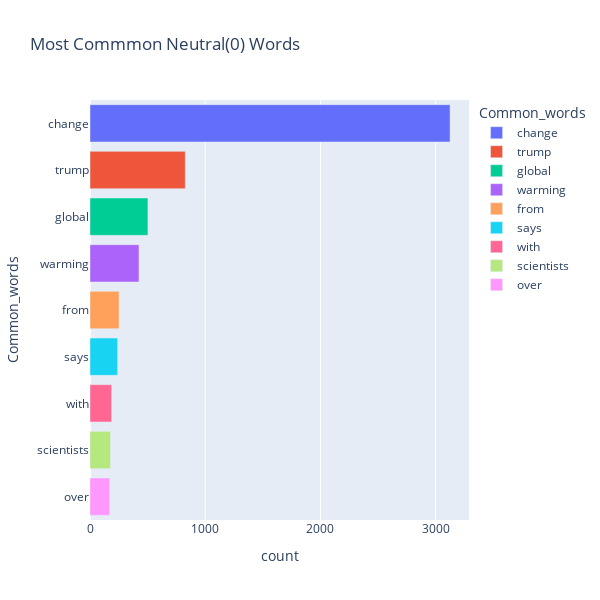

The cell this chart's notebook holds for it:
### Code cell
fig = px.bar(news, x="count", y="Common_words", title='Most Commmon Neutral(0) Words', orientation='h', 
             width=600, height=600,color='Common_words')
fig.show()

### Figure 1 — Plotly figure (JSON) as saved in the notebook; plotly's stock layout.template omitted (floating-point values rounded to 4 significant figures)
{"data": [{"alignmentgroup": "True", "hovertemplate": "Common_words=%{y}<br>count=%{x}<extra></extra>", "legendgroup": "change", "marker": {"color": "#636efa"}, "name": "change", "offsetgroup": "change", "orientation": "h", "showlegend": true, "textposition": "auto", "type": "bar", "x": [3125], "xaxis": "x", "y": ["change"], "yaxis": "y"}, {"alignmentgroup": "True", "hovertemplate": "Common_words=%{y}<br>count=%{x}<extra></extra>", "legendgroup": "trump", "marker": {"color": "#EF553B"}, "name": "trump", "offsetgroup": "trump", "orientation": "h", "showlegend": true, "textposition": "auto", "type": "bar", "x": [827], "xaxis": "x", "y": ["trump"], "yaxis": "y"}, {"alignmentgroup": "True", "hovertemplate": "Common_words=%{y}<br>count=%{x}<extra></extra>", "legendgroup": "global", "marker": {"color": "#00cc96"}, "name": "global", "offsetgroup": "global", "orientation": "h", "showlegend": true, "textposition": "auto", "type": "bar", "x": [503], "xaxis": "x", "y": ["global"], "yaxis": "y"}, {"alignmentgroup": "True", "hovertemplate": "Common_words=%{y}<br>count=%{x}<extra></extra>", "legendgroup": "warming", "marker": {"color": "#ab63fa"}, "name": "warming", "offsetgroup": "warming", "orientation": "h", "showlegend": true, "textposition": "auto", "type": "bar", "x": [425], "xaxis": "x", "y": ["warming"], "yaxis": "y"}, {"alignmentgroup": "True", "hovertemplate": "Common_words=%{y}<br>count=%{x}<extra></extra>", "legendgroup": "from", "marker": {"color": "#FFA15A"}, "name": "from", "offsetgroup": "from", "orientation": "h", "showlegend": true, "textposition": "auto", "type": "bar", "x": [252], "xaxis": "x", "y": ["from"], "yaxis": "y"}, {"alignmentgroup": "True", "hovertemplate": "Common_words=%{y}<br>count=%{x}<extra></extra>", "legendgroup": "says", "marker": {"color": "#19d3f3"}, "name": "says", "offsetgroup": "says", "orientation": "h", "showlegend": true, "textposition": "auto", "type": "bar", "x": [240], "xaxis": "x", "y": ["says"], "yaxis": "y"}, {"alignmentgroup": "True", "hovertemplate": "Common_words=%{y}<br>count=%{x}<extra></extra>", "legendgroup": "with", "marker": {"color": "#FF6692"}, "name": "with", "offsetgroup": "with", "orientation": "h", "showlegend": true, "textposition": "auto", "type": "bar", "x": [188], "xaxis": "x", "y": ["with"], "yaxis": "y"}, {"alignmentgroup": "True", "hovertemplate": "Common_words=%{y}<br>count=%{x}<extra></extra>", "legendgroup": "scientists", "marker": {"color": "#B6E880"}, "name": "scientists", "offsetgroup": "scientists", "orientation": "h", "showlegend": true, "textposition": "auto", "type": "bar", "x": [178], "xaxis": "x", "y": ["scientists"], "yaxis": "y"}, {"alignmentgroup": "True", "hovertemplate": "Common_words=%{y}<br>count=%{x}<extra></extra>", "legendgroup": "over", "marker": {"color": "#FF97FF"}, "name": "over", "offsetgroup": "over", "orientation": "h", "showlegend": true, "textposition": "auto", "type": "bar", "x": [171], "xaxis": "x", "y": ["over"], "yaxis": "y"}], "layout": {"barmode": "relative", "height": 600, "legend": {"title": {"text": "Common_words"}, "tracegroupgap": 0}, "title": {"text": "Most Commmon Neutral(0) Words"}, "width": 600, "xaxis": {"anchor": "y", "domain": [0, 1], "title": {"text": "count"}}, "yaxis": {"anchor": "x", "categoryarray": ["over", "scientists", "with", "says", "from", "warming", "global", "trump", "change"], "categoryorder": "array", "domain": [0, 1], "title": {"text": "Common_words"}}}}
